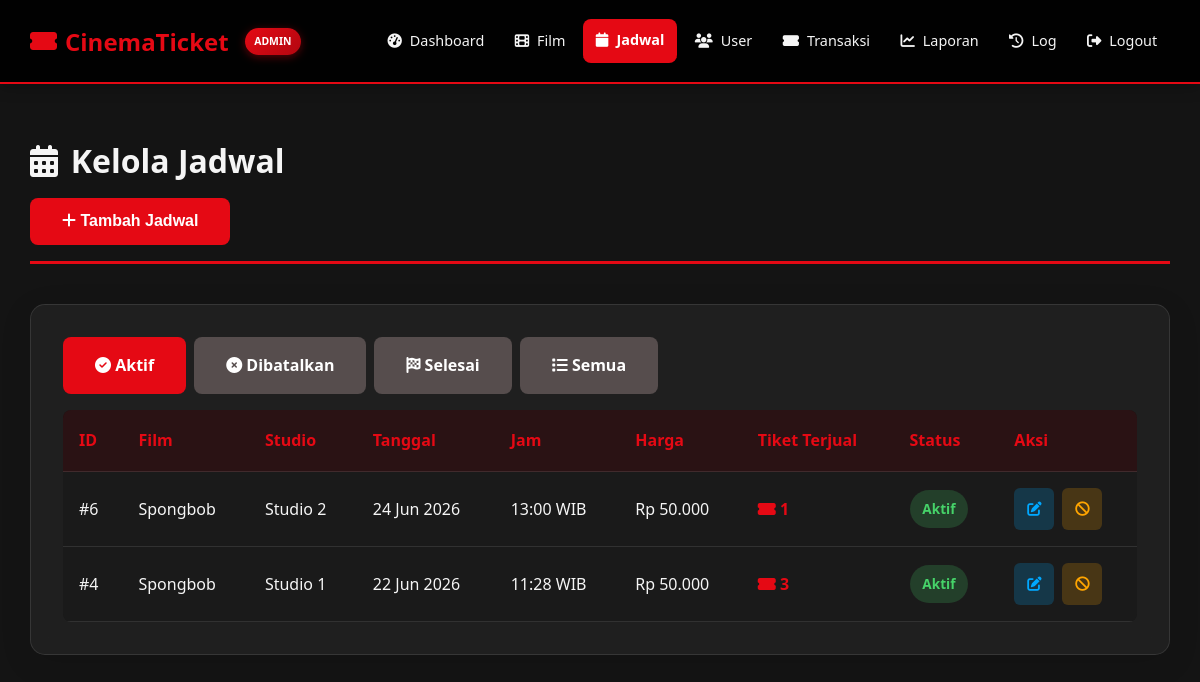
The app's page /ticketing_bioskop/admin/manage_schedules.php with its own data.
### tables this page shows
CREATE TABLE `jadwal` (
  `id_jadwal` int(11) NOT NULL,
  `id_film` int(11) DEFAULT NULL,
  `id_studio` int(11) DEFAULT NULL,
  `tanggal` date DEFAULT NULL,
  `jam` time DEFAULT NULL,
  `status` enum('aktif','dibatalkan','selesai') DEFAULT 'aktif',
  `harga` decimal(10,2) NOT NULL DEFAULT 50000.00
);

CREATE TABLE `film` (
  `id_film` int(11) NOT NULL,
  `judul` varchar(150) NOT NULL,
  `genre` varchar(50) DEFAULT NULL,
  `durasi_menit` int(11) DEFAULT NULL,
  `rating_umur` varchar(10) DEFAULT NULL,
  `poster` varchar(255) DEFAULT NULL,
  `sinopsis` text DEFAULT NULL,
  `status_tayang` tinyint(1) DEFAULT 1,
  `created_at` timestamp NOT NULL DEFAULT current_timestamp()
);

CREATE TABLE `studio` (
  `id_studio` int(11) NOT NULL,
  `nama_studio` varchar(20) DEFAULT NULL,
  `kapasitas` int(11) DEFAULT NULL,
  `tipe` varchar(30) DEFAULT 'Reguler'
);

### ticketing_bioskop/admin/manage_schedules.php (the view, shortened to what this page needs)
<?php
$host = 'localhost';
$dbname = 'ticketing_bioskop';
$username = 'root';
$password = '';
try {
    $conn = new PDO(
        "mysql:host=$host;dbname=$dbname;charset=utf8mb4",
        $username,
        $password,
        [PDO::ATTR_ERRMODE => PDO::ERRMODE_EXCEPTION]
    );
} catch (PDOException $e) {
    die("Koneksi database gagal: " . $e->getMessage());
}
try {
    $filter = $_GET['filter'] ?? 'aktif';
    if ($filter === 'all') {
        $stmt = $conn->prepare("
            SELECT j.*, f.judul as film_judul, s.nama_studio,
                   COUNT(t.id_tiket) as total_tiket
            FROM jadwal j
            INNER JOIN film f ON f.id_film = j.id_film
            INNER JOIN studio s ON s.id_studio = j.id_studio
            LEFT JOIN tiket t ON t.id_jadwal = j.id_jadwal
            GROUP BY j.id_jadwal
            ORDER BY j.tanggal DESC, j.jam DESC
        ");
        $stmt->execute();
    } else {
        $stmt = $conn->prepare("
            SELECT j.*, f.judul as film_judul, s.nama_studio,
                   COUNT(t.id_tiket) as total_tiket
            FROM jadwal j
            INNER JOIN film f ON f.id_film = j.id_film
            INNER JOIN studio s ON s.id_studio = j.id_studio
            LEFT JOIN tiket t ON t.id_jadwal = j.id_jadwal
            WHERE j.status = :status
            GROUP BY j.id_jadwal
            ORDER BY j.tanggal DESC, j.jam DESC
        ");
        $stmt->execute([':status' => $filter]);
    }
    $schedules = $stmt->fetchAll(PDO::FETCH_ASSOC);
} catch (PDOException $e) {
    $message = 'Error: ' . $e->getMessage();
    $messageType = 'error';
}
?>
<!DOCTYPE html>
<html lang="id">
<head>
    <link rel="stylesheet" href="https://cdnjs.cloudflare.com/ajax/libs/font-awesome/6.4.0/css/all.min.css">
    <link rel="stylesheet" href="../assets/css/style.css">
</head>
<body class="admin-page">
    <nav class="navbar admin-navbar">
        <div class="container">
            <a href="index.php" class="logo">
                <i class="fas fa-ticket-alt"></i> CinemaTicket
                <span class="admin-badge">ADMIN</span>
            </a>
            <ul class="nav-menu" id="navMenu">
                <li><a href="index.php"><i class="fas fa-tachometer-alt"></i> Dashboard</a></li>
                <li><a href="manage_films.php"><i class="fas fa-film"></i> Film</a></li>
                <li><a href="manage_schedules.php" class="active"><i class="fas fa-calendar"></i> Jadwal</a></li>
                <li><a href="manage_users.php"><i class="fas fa-users"></i> User</a></li>
                <li><a href="manage_transactions.php"><i class="fas fa-ticket-alt"></i> Transaksi</a></li>
                <li><a href="reports.php"><i class="fas fa-chart-line"></i> Laporan</a></li>
                <li><a href="logs.php"><i class="fas fa-history"></i> Log</a></li>
                <li><a href="logout.php"><i class="fas fa-sign-out-alt"></i> Logout</a></li>
            </ul>
        </div>
    </nav>
    <main>
        <div class="container">
            <div class="page-header">
                <h2><i class="fas fa-calendar-alt"></i> Kelola Jadwal</h2>
                <button class="btn" onclick="openModal('addModal')">
                    <i class="fas fa-plus"></i> Tambah Jadwal
                </button>
            </div>
            <div class="glass-card">
                <div style="display: flex; gap: 0.5rem; flex-wrap: wrap; margin-bottom: 1rem;">
                    <a href="?filter=aktif" class="btn <?= $filter === 'aktif' ? '' : 'btn-secondary' ?>">
                        <i class="fas fa-check-circle"></i> Aktif
                    </a>
                    <a href="?filter=dibatalkan" class="btn <?= $filter === 'dibatalkan' ? '' : 'btn-secondary' ?>">
                        <i class="fas fa-times-circle"></i> Dibatalkan
                    </a>
                    <a href="?filter=selesai" class="btn <?= $filter === 'selesai' ? '' : 'btn-secondary' ?>">
                        <i class="fas fa-flag-checkered"></i> Selesai
                    </a>
                    <a href="?filter=all" class="btn <?= $filter === 'all' ? '' : 'btn-secondary' ?>">
                        <i class="fas fa-list"></i> Semua
                    </a>
                </div>
                <table class="modern-table">
                    <thead>
                        <tr>
                            <th>ID</th>
                            <th>Film</th>
                            <th>Studio</th>
                            <th>Tanggal</th>
                            <th>Jam</th>
                            <th>Harga</th>
                            <th>Tiket Terjual</th>
                            <th>Status</th>
                            <th>Aksi</th>
                        </tr>
                    </thead>
                    <tbody>
                        <?php if (empty($schedules)): ?>
                            <tr>
                                <td colspan="9" style="text-align: center; padding: 3rem; color: var(--text-secondary);">
                                    <i class="fas fa-inbox" style="font-size: 3rem; opacity: 0.5; display: block; margin-bottom: 1rem;"></i>
                                    Tidak ada data jadwal
                                </td>
                            </tr>
                        <?php else: ?>
                            <?php foreach ($schedules as $s): ?>
                                <tr>
                                    <td>#<?= $s['id_jadwal'] ?></td>
                                    <td><?= htmlspecialchars($s['film_judul']) ?></td>
                                    <td><?= htmlspecialchars($s['nama_studio']) ?></td>
                                    <td><?= date('d M Y', strtotime($s['tanggal'])) ?></td>
                                    <td><?= substr($s['jam'], 0, 5) ?> WIB</td>
                                    <td>Rp <?= number_format($s['harga'], 0, ',', '.') ?></td>
                                    <td>
                                        <?php if ($s['total_tiket'] > 0): ?>
                                            <span style="color: var(--primary); font-weight: 600;">
                                                <i class="fas fa-ticket-alt"></i> <?= $s['total_tiket'] ?>
                                            </span>
                                        <?php else: ?>
                                            <span style="color: var(--text-secondary);">0</span>
                                        <?php endif; ?>
                                    </td>
                                    <td>
                                        <?php if ($s['status'] === 'aktif'): ?>
                                            <span class="badge badge-success">Aktif</span>
                                        <?php elseif ($s['status'] === 'dibatalkan'): ?>
                                            <span class="badge badge-danger">Dibatalkan</span>
                                        <?php else: ?>
                                            <span class="badge badge-warning"><?= ucfirst($s['status']) ?></span>
                                        <?php endif; ?>
                                    </td>
                                    <td>
                                        <div class="action-buttons">
                                            <?php if ($s['status'] === 'aktif'): ?>
                                                <button onclick="openEdit(<?= $s['id_jadwal'] ?>)" class="btn-action btn-edit" title="Edit">
                                                    <i class="fas fa-edit"></i>
                                                </button>
                                                <a href="?action=cancel&id=<?= $s['id_jadwal'] ?>"
                                                   onclick="return confirm('Batalkan jadwal ini? Tiket yang sudah terjual akan tetap tersimpan.')"
                                                   class="btn-action btn-warning" title="Batalkan">
                                                    <i class="fas fa-ban"></i>
                                                </a>
                                            <?php endif; ?>
                                        </div>
                                    </td>
                                </tr>
                            <?php endforeach; ?>
                        <?php endif; ?>
                    </tbody>
                </table>
            </div>
        </div>
    </main>
</body>
</html>

### ticketing_bioskop/assets/css/style.css (style rules this page uses)
* { margin: 0; padding: 0; box-sizing: border-box; }
:root { --primary: #e50914; --secondary: #564d4d; --dark: #141414; --light: #f5f5f5; --success: #46d369; --warning: #ffa500; --bg-main: #141414; --bg-card: #1a1a1a; --bg-navbar: rgba(0,0,0,0.95); --text-main: #f5f5f5; --text-secondary: #999; --border-color: #333; }
body { font-family: 'Segoe UI', Tahoma, Geneva, Verdana, sans-serif; background: var(--bg-main); color: var(--text-main); line-height: 1.8; transition: all 0.3s ease; }
.container { max-width: 1200px; margin: 0 auto; padding: 0 30px; }
.navbar { background: var(--bg-navbar); padding: 1.2rem 0; position: sticky; top: 0; z-index: 1000; box-shadow: 0 2px 15px rgba(0,0,0,0.3); backdrop-filter: blur(10px); transition: all 0.3s ease; }
.navbar .container { display: flex; justify-content: space-between; align-items: center; position: relative; }
.logo { font-size: 1.8rem; font-weight: bold; color: var(--primary); text-decoration: none; display: flex; align-items: center; gap: 0.5rem; }
.nav-menu { display: flex; list-style: none; gap: 2rem; align-items: center; }
.nav-menu a { color: var(--text-main); text-decoration: none; transition: color 0.3s; font-weight: 500; }
.nav-menu a:hover, .nav-menu a.active { color: var(--primary); font-weight: bold; border-bottom: 2px solid var(--primary); }
main { min-height: calc(100vh - 200px); padding: 3rem 0; }
.page-header { margin-bottom: 2.5rem; padding-bottom: 1rem; border-bottom: 3px solid var(--primary); }
.page-header h2 { font-size: 2rem; margin-bottom: 0.5rem; display: flex; align-items: center; gap: 0.8rem; }
.btn { display: inline-block; padding: 0.9rem 2rem; background: var(--primary); color: white; text-decoration: none; border-radius: 8px; border: none; cursor: pointer; transition: all 0.3s; font-weight: 600; font-size: 1rem; text-align: center; }
.btn-secondary { background: var(--secondary); }
table { width: 100%; border-collapse: collapse; background: var(--bg-card); border-radius: 8px; overflow: hidden; }
table thead { background: var(--dark); }
table th, table td { padding: 1.2rem; text-align: left; border-bottom: 1px solid var(--border-color); }
.badge { display: inline-block; padding: 0.4rem 0.8rem; border-radius: 20px; font-size: 0.85rem; font-weight: 600; }
.badge-success { background: rgba(70, 211, 105, 0.2); color: var(--success); }
.admin-page { background: var(--bg-main); min-height: 100vh; }
.admin-navbar { background: var(--bg-navbar) !important; backdrop-filter: blur(10px); border-bottom: 2px solid var(--primary); }
.admin-badge { background: linear-gradient(135deg, var(--primary) 0%, #b20710 100%); color: white; padding: 0.3rem 0.8rem; border-radius: 20px; font-size: 0.7rem; margin-left: 0.5rem; font-weight: bold; }
.glass-card { background: rgba(255, 255, 255, 0.05); backdrop-filter: blur(10px); border: 1px solid rgba(255, 255, 255, 0.1); border-radius: 15px; padding: 2rem; box-shadow: 0 8px 32px rgba(0, 0, 0, 0.1); margin-bottom: 2rem; }
.modern-table { width: 100%; border-collapse: separate; border-spacing: 0; }
.modern-table th, .modern-table td { padding: 1rem; text-align: left; border-bottom: 1px solid rgba(255, 255, 255, 0.1); }
.modern-table th { background: rgba(229, 9, 20, 0.1); font-weight: 600; color: var(--primary); }
.action-buttons { display: flex; gap: 0.5rem; }
.btn-action { padding: 0.5rem 0.8rem; border: none; border-radius: 6px; cursor: pointer; transition: all 0.3s; font-size: 0.9rem; }
.btn-edit { background: rgba(0, 168, 255, 0.2); color: #00a8ff; }
.btn-warning { background: rgba(255, 165, 0, 0.2); color: var(--warning); }
.admin-page { background: var(--bg-main) !important; }
.admin-navbar { background: var(--bg-navbar) !important; border-bottom: 2px solid var(--primary); }
.admin-badge { background: linear-gradient(135deg, var(--primary) 0%, #b20710 100%); color: white; padding: 0.3rem 0.8rem; border-radius: 20px; font-size: 0.7rem; font-weight: bold; box-shadow: 0 2px 8px rgba(229, 9, 20, 0.4); }
.admin-navbar .nav-menu a { padding: 0.6rem 1rem; border-radius: 8px; display: flex; align-items: center; gap: 0.5rem; }
.admin-navbar .nav-menu a.active { background: var(--primary); color: white; }
.admin-navbar .nav-menu { gap: 0.3rem; }
.admin-navbar .nav-menu a { padding: 0.5rem 0.8rem; font-size: 0.9rem; }
.admin-navbar .logo { font-size: 1.5rem; }
.admin-badge { font-size: 0.65rem; padding: 0.25rem 0.6rem; }

### records on screen
jadwal: id_jadwal "6", id_film.judul "Spongbob", id_studio.nama_studio "Studio 2", tanggal "24 Jun 2026", jam "13:00", harga "50.000", total_tiket "1", status "Aktif"
jadwal: id_jadwal "4", id_film.judul "Spongbob", id_studio.nama_studio "Studio 1", tanggal "22 Jun 2026", jam "11:28", harga "50.000", total_tiket "3", status "Aktif"
